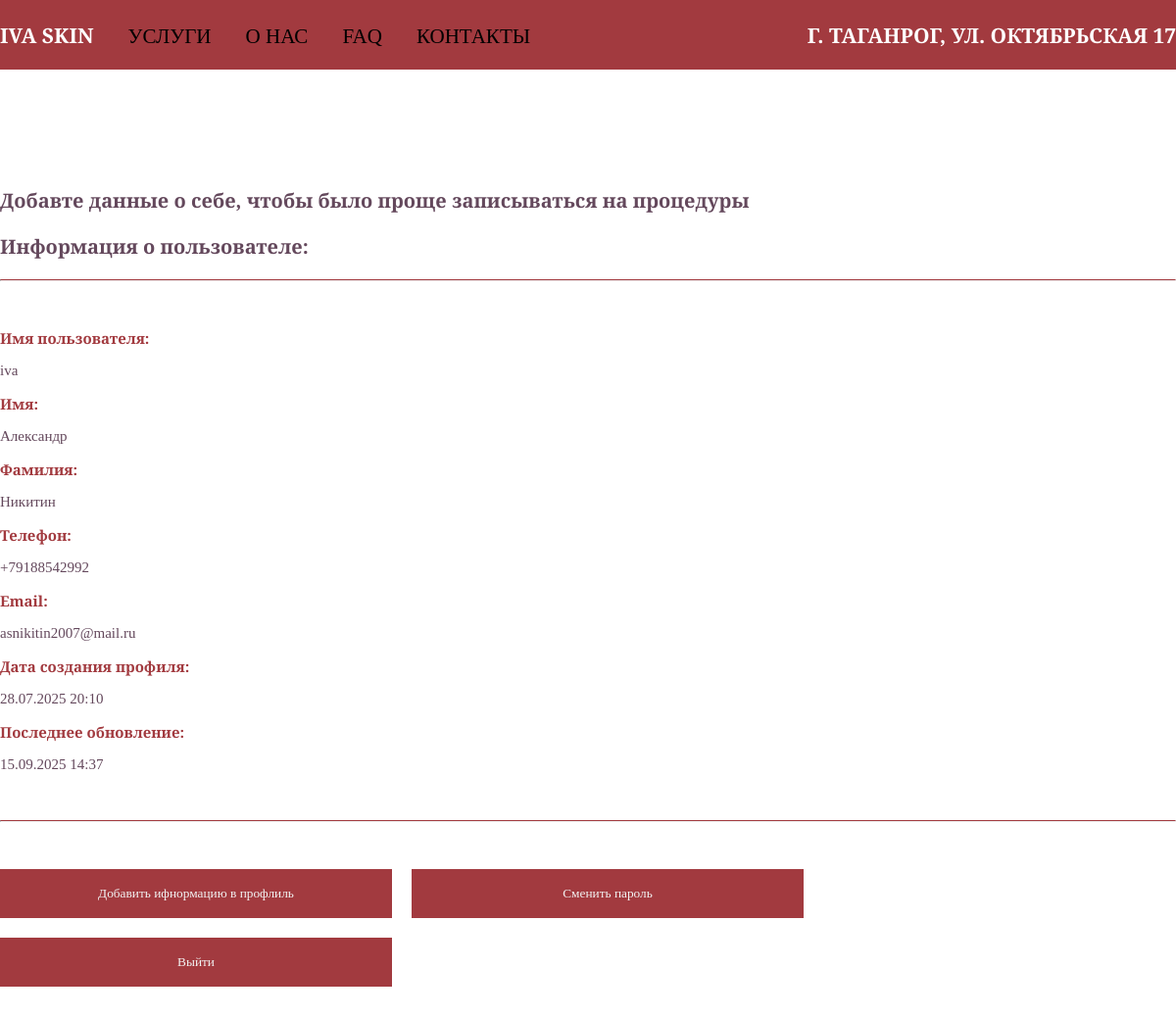
The app's page /profile/ (signed in, upper part), older data.
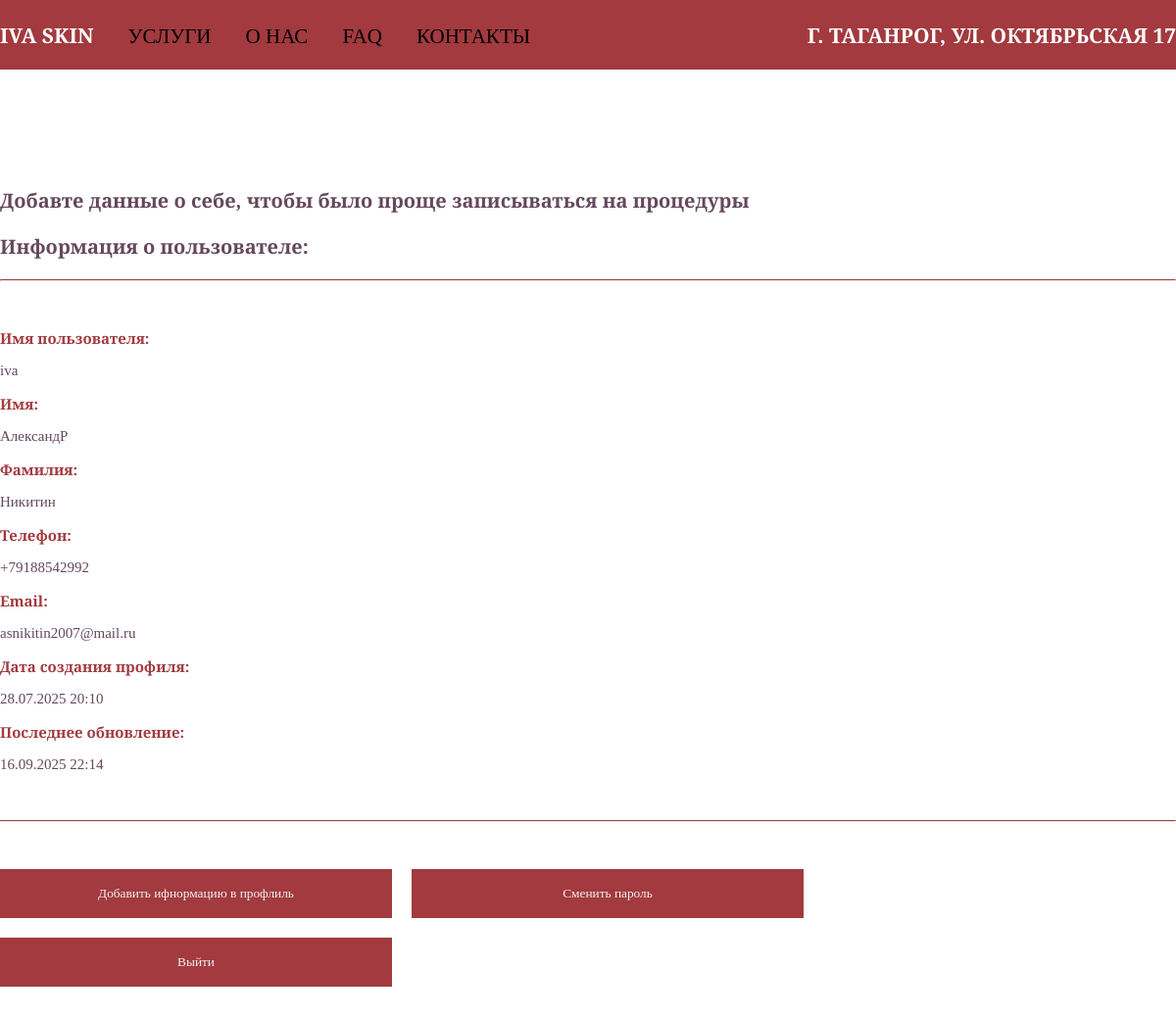
The same page, newer data.
### userprofile/models.py (models this page shows, shortened)
class Profile(models.Model):
    user = models.OneToOneField(User, on_delete=models.CASCADE)
    first_name = models.CharField(max_length=50, blank=True, null=True)
    last_name = models.CharField(max_length=50, blank=True, null=True)
    phone = models.CharField(max_length=12, validators=[validate_phone])
    email = models.EmailField(max_length=255, blank=True, null=True)
    created_at = models.DateTimeField(auto_now_add=True)
    updated_at = models.DateTimeField(auto_now=True)

### userprofile/views.py (the view, shortened to what this page needs)
# urls.py: path('', views.profile_view, name='profile'),
@login_required
def profile_view(request):
    profile = request.user.profile
    appointments = Appointment.objects.filter(user=request.user).order_by('-date', '-time')
    active_appointments = appointments.filter(status__in=['pending', 'confirmed', 'rescheduled'])
    completed_appointments = appointments.filter(status__in=['completed', 'cancelled'])
    context = {
        'profile': profile,
        'active_appointments': active_appointments,
        'completed_appointments': completed_appointments,
        'total_appointments': appointments.count(),
    }
    return render(request, 'userprofile/profile.html', context)

### appointment/models.py (called while the page is built)
    @property
    def can_be_cancelled(self):
        return self.status in ['pending', 'confirmed']

    @property
    def can_be_rescheduled(self):
        return self.status in ['pending', 'confirmed']

### ivaapp/models.py (called while the page is built)
    def __str__(self):
        return self.title

### userprofile/templates/userprofile/profile.html (shortened to what this page needs)
<!DOCTYPE html>
{% load static %}
<html lang="en">
<head>
    <link rel="stylesheet" href="{% static 'css/main.css' %}">
</head>
<body>
    <header>
        <div class="header">
            <div class="header-inner">
                <div class="menu">
                    <h3><a class="logo" href="{% url 'index' %}">IVA SKIN</a></h3>
                    <h3><a class="menu__list-link" href="{% url 'index' %}#h1r">УСЛУГИ</a></h3>
                    <h3><a class="menu__list-link" href="{% url 'index'%}#about-us-y">О НАС</a></h3>
                    <h3><a class="menu__list-link" href="{% url 'faq' %}">FAQ</a></h3>
                    <h3><a class="menu__list-link" href="{% url 'index' %}#footer-y">КОНТАКТЫ</a></h3>
                </div>
                <div class="menu2">
                    <h3><a class="menu__list-link1" href="#" class="IVA" >Г. ТАГАНРОГ, УЛ. ОКТЯБРЬСКАЯ 17</a></h3>
                </div>
            </div>
        </div>
    </header>
    <div class="container-profile">
        <h1 id="h1-p">Добавте данные о себе, чтобы было проще записываться на процедуры</h1>
        <div class="profile-info" >
            <h3 id="h1-p">Информация о пользователе:</h3>
            <hr class="h-profile">
            <div class="user-details">
                <p><strong>Имя пользователя:</strong></p>
                <p>{{ profile.user.username }}</p>
                <p><strong>Имя:</strong></p>
                <p>{{ profile.first_name|default:"Не указано" }}</p>
                <p><strong>Фамилия:</strong></p>
                <p> {{ profile.last_name|default:"Не указано" }}</p>
                <p><strong>Телефон:</strong></p>
                <p>{{ profile.phone|default:"Не указан" }}</p>
                <p><strong>Email:</strong></p>
                <p>{{ profile.email|default:"Не указан" }}</p>
                <p><strong>Дата создания профиля:</strong></p>
                <p>{{ profile.created_at|date:"d.m.Y H:i" }}</p>
                <p><strong>Последнее обновление:</strong></p>
                <p>{{ profile.updated_at|date:"d.m.Y H:i" }}</p>
            </div>
        </div>
        <hr class="h-profile">
        <div class="change-for-profile-url">
            <form action="{% url 'userprofile:edit_profile' %}">
                <button class="btn-profile">Добавить ифнормацию в профлиль</button>
            </form>
            <form action="{% url 'userprofile:change_password' %}">
                <button class="btn-profile">Сменить пароль</button>
            </form>
            <form action="{% url 'logoutuser' %}" method="post">
                <button class="btn-profile">Выйти</button>
            </form>
        </div>
    </div>
</body>
</html>

Row changes from the older to the newer data that the page shows:
changed Profile "Никитин": first_name "Александр" → "АлександР"; updated_at "15.09.2025 14:37" → "16.09.2025 22:14"
